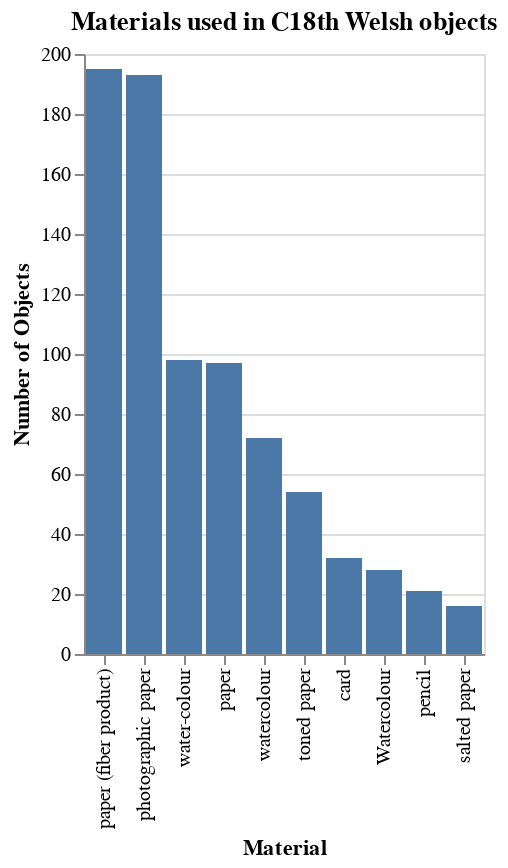

The notebook cell this image was saved under:
### Markdown cell above
### Single cluster type(s)

If you already know the type(s) of cluster you want to retrieve (for example materials), you have two choices. You can pass a 'cluster_type' parameter to the same endpoint as above, the response is the same but with only the cluster you specified. For example

### Code cell
import requests
import pandas as pd
import altair as alt

req = requests.get('https://api.vam.ac.uk/v2/objects/clusters/search?cluster_type=material&id_place=x29337&made_after_year=1700&made_before_year=1800&cluster_size=10')
object_data = req.json()
object_clusters = object_data["clusters"]
materials = object_clusters["material"]["terms"]

materials_df = pd.DataFrame(materials[0:10])
alt.Chart(materials_df, title="Materials used in C18th Welsh objects").mark_bar().encode(
    x=alt.X('value', sort='-y', title='Material'),
    y=alt.Y('count', title='Number of Objects'))

### Figure 1 — Vega-Lite specification as saved in the notebook (floating-point values rounded to 4 significant figures)
{"config": {"view": {"continuousWidth": 400, "continuousHeight": 300}}, "data": {"name": "data-be183fe542e85d7f0fb50a75d9380e12"}, "mark": "bar", "encoding": {"x": {"type": "nominal", "field": "value", "sort": "-y", "title": "Material"}, "y": {"type": "quantitative", "field": "count", "title": "Number of Objects"}}, "title": "Materials used in C18th Welsh objects", "$schema": "https://vega.github.io/schema/vega-lite/v4.8.1.json", "datasets": {"data-be183fe542e85d7f0fb50a75d9380e12": [{"id": "AAT14109", "value": "paper (fiber product)", "count": 195, "count_max_error": 0}, {"id": "AAT14190", "value": "photographic paper", "count": 193, "count_max_error": 0}, {"id": "AAT15045", "value": "water-colour", "count": 98, "count_max_error": 0}, {"id": "x30308", "value": "paper", "count": 97, "count_max_error": 0}, {"id": "x33202", "value": "watercolour", "count": 72, "count_max_error": 0}, {"id": "x44137", "value": "toned paper", "count": 54, "count_max_error": 0}, {"id": "x30344", "value": "card", "count": 32, "count_max_error": 0}, {"id": "x33202", "value": "Watercolour", "count": 28, "count_max_error": 0}, {"id": "x30347", "value": "pencil", "count": 21, "count_max_error": 0}, {"id": "AAT127389", "value": "salted paper", "count": 16, "count_max_error": 0}]}}
